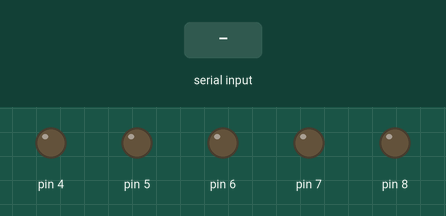
Simulated run of this sketch. Board: Arduino Uno, built with avr-gcc and run on an emulated ATmega328P. Parts: output pins drawn as LEDs (lit = HIGH). Dashed ring = blinking. Inputs (shaded band) come from the test bench. What the sketch prints to the serial monitor is not drawn.

Above: at 0.9 s.
1.0 s: byte 30 received over Serial
At 1.4 s:
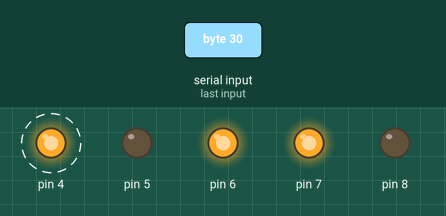
At 4.4 s:
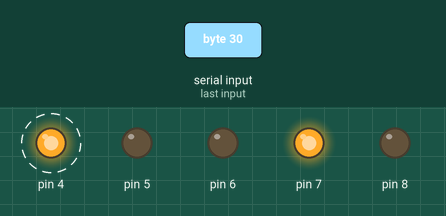
Timing chart, 0 to 13.0 s (numbered marks = the images above; inputs shaded):
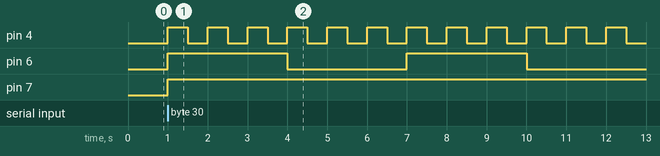

Measured:
- after the input at 1.0 s, pin 4: alternates HIGH for 0.50 s and LOW for 0.50 s, starting at once; pin 6: alternates HIGH for 3.0 s and LOW for 3.0 s, starting at once; pin 7: LOW → HIGH at once

The sketch:

sketch_feb19a.ino
```cpp
int count = 0;
bool q[4] = {0, 0, 0, 0};

byte sec[3] = {1, 3, 5};  //seconds(on/off) for 2, 3, 4 led
byte vis;

void setup() {
  pinMode(4,OUTPUT);
  pinMode(5,OUTPUT);
  pinMode(6,OUTPUT);
  pinMode(7,OUTPUT);
  pinMode(8,OUTPUT);

  Serial.begin(9600);
  Serial.println("Enter number --> (bin), which led on");
  while (!Serial.available());
  vis = Serial.read();
  Serial.end();
}

void loop() {
    digitalWrite(4, (q[0] = !q[0]));

  if (bool(vis & 1) && count % (sec[0] * 2) == 0)
    digitalWrite(5, (q[1] = !q[1]));

  if (bool(vis & 2) && count % (sec[1] * 2) == 0)
    digitalWrite(6, (q[2] = !q[2]));

  if (bool(vis & 4) && count % (sec[2] * 2) == 0)
    digitalWrite(7, (q[3] = !q[3]));

  if (bool(vis & 8) && ((q[3]) || (count % (sec[2] * 2) == 0)))
    digitalWrite(8, (q[3] = !q[3]));

  count += 1;
  delay(500);

}
```
